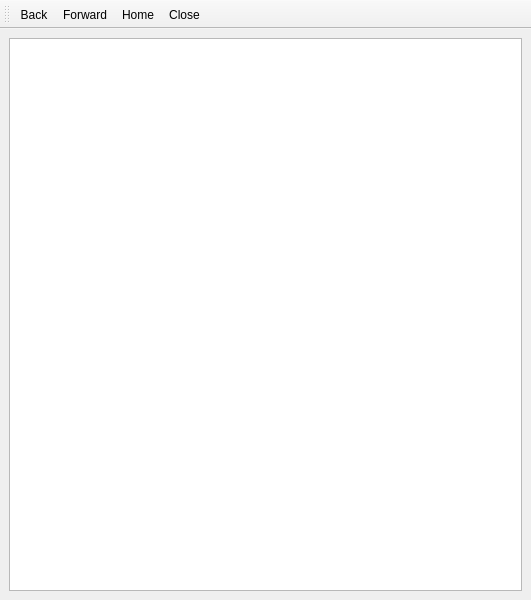
<?xml version="1.0" encoding="UTF-8"?>
<ui version="4.0">
 <class>HelpBrowser</class>
 <widget class="QMainWindow" name="HelpBrowser">
  <property name="geometry">
   <rect>
    <x>0</x>
    <y>0</y>
    <width>531</width>
    <height>600</height>
   </rect>
  </property>
  <property name="windowTitle">
   <string>TV Guide Help</string>
  </property>
  <widget class="QWidget" name="centralwidget">
   <layout class="QVBoxLayout" name="verticalLayout">
    <item>
     <widget class="QTextBrowser" name="textBrowser">
      <property name="openExternalLinks">
       <bool>true</bool>
      </property>
     </widget>
    </item>
   </layout>
  </widget>
  <widget class="QToolBar" name="toolBar">
   <property name="windowTitle">
    <string>toolBar</string>
   </property>
   <attribute name="toolBarArea">
    <enum>TopToolBarArea</enum>
   </attribute>
   <attribute name="toolBarBreak">
    <bool>false</bool>
   </attribute>
   <addaction name="actionBack"/>
   <addaction name="actionForward"/>
   <addaction name="actionHome"/>
   <addaction name="actionClose"/>
  </widget>
  <action name="actionBack">
   <property name="icon">
    <iconset resource="tvguide.qrc">
     <normaloff>:/images/go-previous.png</normaloff>:/images/go-previous.png</iconset>
   </property>
   <property name="text">
    <string>Back</string>
   </property>
   <property name="toolTip">
    <string>Back</string>
   </property>
   <property name="shortcut">
    <string>Alt+Left</string>
   </property>
  </action>
  <action name="actionForward">
   <property name="icon">
    <iconset resource="tvguide.qrc">
     <normaloff>:/images/go-next.png</normaloff>:/images/go-next.png</iconset>
   </property>
   <property name="text">
    <string>Forward</string>
   </property>
   <property name="toolTip">
    <string>Forward</string>
   </property>
   <property name="shortcut">
    <string>Alt+Right</string>
   </property>
  </action>
  <action name="actionHome">
   <property name="icon">
    <iconset resource="tvguide.qrc">
     <normaloff>:/images/go-home.png</normaloff>:/images/go-home.png</iconset>
   </property>
   <property name="text">
    <string>Home</string>
   </property>
   <property name="toolTip">
    <string>Home</string>
   </property>
   <property name="shortcut">
    <string>Alt+Home</string>
   </property>
  </action>
  <action name="actionClose">
   <property name="icon">
    <iconset resource="tvguide.qrc">
     <normaloff>:/images/dialog-close.png</normaloff>:/images/dialog-close.png</iconset>
   </property>
   <property name="text">
    <string>Close</string>
   </property>
   <property name="toolTip">
    <string>Close</string>
   </property>
  </action>
 </widget>
 <resources>
  <include location="tvguide.qrc"/>
 </resources>
 <connections/>
</ui>
